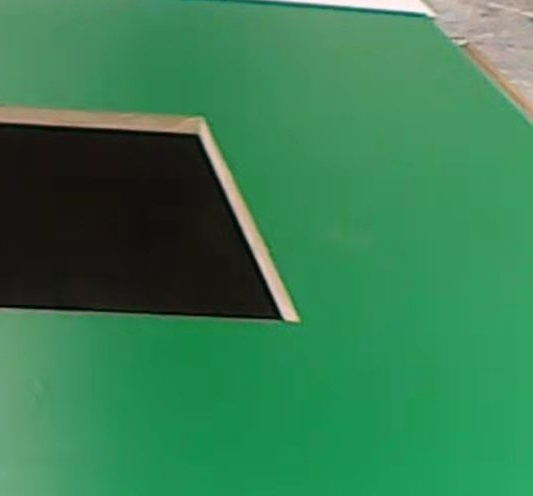
#> input picture liangguang-code/object_detection/pic/round2-1.jpg, 533 x 496 px, given in place of the camera
$ python '1-1陈源.py'
#> lines starting #> are read from the running program, lines starting #| are printed output that depends on the picture; after the words box and inside, x2 and y2 are one past the last pixel; in counts of white or black regions, pixels touching at a corner belong together
import cv2 as cv
import numpy as np
import math

camera = cv.VideoCapture(0)


color_range = {'yellow_door': [(15, 43, 46), (24, 255, 255)], 'black_door': [(0, 25, 0), (60, 255, 30)]}
Debug = True

def getAreaMaxContour(contours, area_min=36):
    contour_area_temp = 0
    contour_area_max = 0
    area_max_contour = None
    for c in contours:  # 历遍所有轮廓
        contour_area_temp = math.fabs(cv.contourArea(c))  # 计算轮廓面积
        if contour_area_temp > contour_area_max:
            contour_area_max = contour_area_temp
            if contour_area_temp > area_min:  # 只有在面积大于25时，最大面积的轮廓才是有效的，以过滤干扰
                area_max_contour = c
    return area_max_contour, contour_area_max  # 返回最大的轮廓

while(1):
    ret, org_img = camera.read()
#> org_img is the input picture: shape (496, 533, 3); mean B, G, R 82.4, 126, 54.8
    t1 = cv.getTickCount()
    border = cv.copyMakeBorder(org_img, 12, 12, 16, 16, borderType=cv.BORDER_CONSTANT, value=(255, 255, 255))
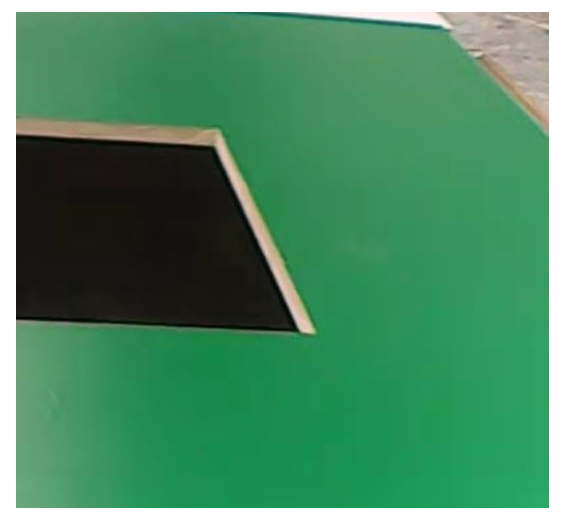
#> border: shape (520, 565, 3); mean B, G, R 99.7, 138.9, 74.8
    org_img_resize = cv.resize(border, (320, 240), interpolation=cv.INTER_CUBIC)
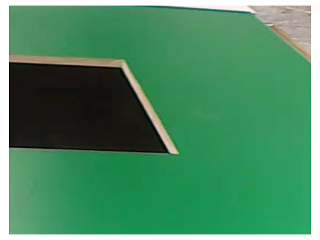
#> org_img_resize: shape (240, 320, 3); mean B, G, R 99.6, 138.9, 74.7
    frame_gauss = cv.GaussianBlur(org_img_resize, (3, 3), 0)
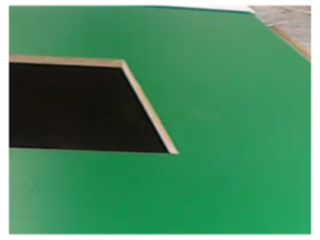
#> frame_gauss: shape (240, 320, 3); mean B, G, R 99.6, 138.9, 74.8
    frame_hsv = cv.cvtColor(frame_gauss, cv.COLOR_BGR2LAB)
#> frame_hsv: shape (240, 320, 3); mean of channels 0, 1, 2 133.5, 100.4, 143.5
    mark_yellow = cv.inRange(frame_hsv, color_range['yellow_door'][0], color_range['yellow_door'][1])
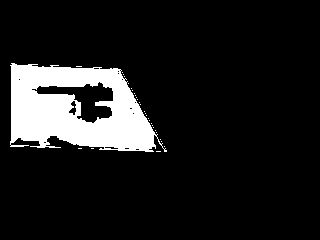
#> mark_yellow: shape (240, 320); 11.5% white; 30 white regions (29 under 20 px), largest, box (x1, y1, x2, y2) and area: (10, 63, 167, 152) 8775
    mark_black = cv.inRange(frame_hsv, color_range['black_door'][0], color_range['black_door'][1])
#> mark_black: shape (240, 320); every value is 0
    whole_mark = cv.add(mark_yellow, mark_black)
    opened = cv.morphologyEx(whole_mark, cv.MORPH_OPEN, np.ones((3, 3), np.uint8))
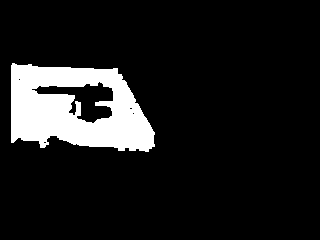
#> opened: shape (240, 320); 11.1% white; 1 white region, box (x1, y1, x2, y2) and area: (11, 63, 155, 152) 8547
    closed = cv.morphologyEx(opened, cv.MORPH_CLOSE, np.ones((3, 3), np.uint8))
#> closed: shape (240, 320); 11.2% white; 1 white region
    contours, hierarchy = cv.findContours(closed, cv.RETR_EXTERNAL, cv.CHAIN_APPROX_NONE)
#> contours = 1 contour; box (x1, y1, x2, y2) and area: (11, 63, 155, 152) 9753
    areaMaxContour, area_max = getAreaMaxContour(contours)  # 找出最大轮廓
#> the loop in getAreaMaxContour, `for c in contours:` made 1 pass
#> (contour_area_temp, contour_area_max) on pass 1: (9753, 9753)
#> after the loop in getAreaMaxContour, `for c in contours:`: area_max_contour = contour of 440 points, box (x1, y1, x2, y2) (11, 63, 155, 152), area 9753; contour_area_max = 9753
#> areaMaxContour has the same summary as area_max_contour in getAreaMaxContour; area_max = 9753
    percent = round(100 * area_max / (320 * 240), 2)  # 最大轮廓的百分比
#> percent = 12.7
    if areaMaxContour is not None:
        rect = cv.minAreaRect(areaMaxContour)  # 矩形框选
#> rect = ((82.44, 107.1), (82.94, 146), -87.8)
        box = np.int0(cv.boxPoints(rect))  # 点的坐标
#> box = [[153, 151], [7, 145], [11, 62], [156, 68]]
        if Debug:
            cv.drawContours(org_img_resize, [box], 0, (153, 200, 0), 2)  # 将最小外接矩形画在图上
    if Debug:
        cv.imshow('closed', closed)  # 显示掩模
        cv.putText(org_img_resize, 'area: ' + str(percent) + '%', (10, 100),
                   cv.FONT_HERSHEY_SIMPLEX, 0.7, (0, 0, 255), 2)
        t2 = cv.getTickCount()
        time_r = (t2 - t1) / cv.getTickFrequency()
        fps = 1.0 / time_r
        cv.putText(org_img_resize, "fps:" + str(int(fps)), (30, 200),
                   cv.FONT_HERSHEY_SIMPLEX, 0.65, (0, 0, 255), 2)
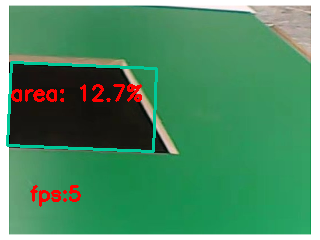
#> org_img_resize: shape (240, 320, 3); mean B, G, R 100.4, 139.9, 76.9
        # cv.moveWindow('orgFrame', img_center_x, 100)  # 显示框位置
        cv.imshow('org_img_resize', org_img_resize)  # 显示图像
        cv.waitKey(1)

    if percent > 15:
        print(percent)
        time.sleep(0.01)
    else:
        print(percent)
#| 12.7
        print("start to go")

$ run again, on liangguang-code/object_detection/pic/round2-2.jpg
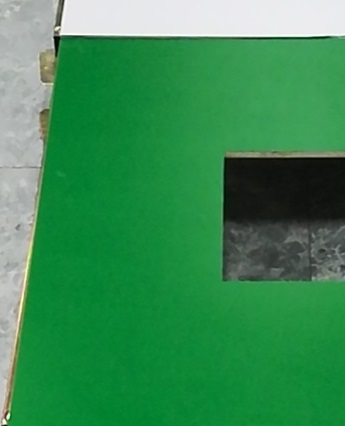
#> input picture liangguang-code/object_detection/pic/round2-2.jpg, 345 x 426 px, given in place of the camera
#> org_img is the input picture: shape (426, 345, 3); mean B, G, R 83.1, 140.4, 57.2
#> frame_hsv: shape (240, 320, 3); mean of channels 0, 1, 2 150.4, 98, 149
#> `mark_yellow = cv.inRange(frame_hsv, color_range['yellow_door'][0], col..`:
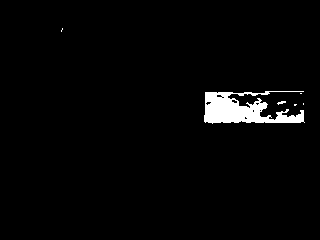
#> mark_yellow: shape (240, 320); 2.5% white; 6 white regions (4 under 20 px), largest, box (x1, y1, x2, y2) and area: (204, 91, 305, 124) 1868, (277, 101, 286, 105) 20
#> mark_black: shape (240, 320); every value is 0
#> opened: shape (240, 320); 2.2% white; 4 white regions (3 under 20 px), largest, box (x1, y1, x2, y2) and area: (204, 92, 304, 123) 1658
#> closed: shape (240, 320); 2.3% white; 4 white regions (3 under 20 px)
#> contours = 4 contours, 3 with area under 20; largest, box (x1, y1, x2, y2) and area: (204, 92, 304, 123) 1554
#> the loop in getAreaMaxContour, `for c in contours:` made 4 passes
#> (contour_area_temp, contour_area_max) on pass 3: (1554.5, 1554.5)
#> after the loop in getAreaMaxContour, `for c in contours:`: area_max_contour = contour of 287 points, box (x1, y1, x2, y2) (204, 92, 304, 123), area 1554; contour_area_max = 1554.5
#> areaMaxContour has the same summary as area_max_contour in getAreaMaxContour
#> percent = 2.02
#> rect = ((253.5, 107), (30, 99), -90)
#> box = [[303, 122], [204, 122], [204, 92], [303, 92]]
#> `cv.putText(org_img_resize, "fps:" + str(int(fps)), (30, 200), cv.FONT_..`:
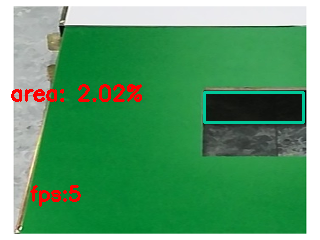
#> org_img_resize: shape (240, 320, 3); mean B, G, R 106, 155, 86.7
#| 2.02

$ run again, on liangguang-code/object_detection/pic/round2.jpg
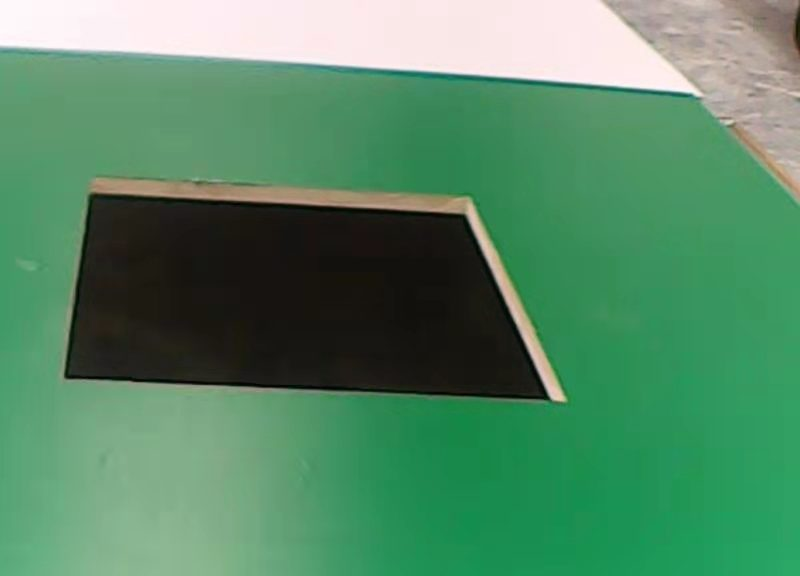
#> input picture liangguang-code/object_detection/pic/round2.jpg, 800 x 576 px, given in place of the camera
#> org_img is the input picture: shape (576, 800, 3); mean B, G, R 102.6, 137.2, 85.7
#> frame_hsv: shape (240, 320, 3); mean of channels 0, 1, 2 142.9, 106.7, 140.9
#> `mark_yellow = cv.inRange(frame_hsv, color_range['yellow_door'][0], col..`:
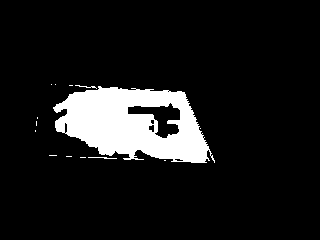
#> mark_yellow: shape (240, 320); 10.3% white; 14 white regions (11 under 20 px), largest, box (x1, y1, x2, y2) and area: (53, 86, 215, 163) 7777, (88, 157, 117, 159) 32, (75, 85, 97, 89) 27
#> mark_black: shape (240, 320); every value is 0
#> opened: shape (240, 320); 10% white; 1 white region, box (x1, y1, x2, y2) and area: (54, 87, 209, 163) 7648
#> closed: shape (240, 320); 10% white; 1 white region
#> contours = 1 contour; box (x1, y1, x2, y2) and area: (54, 87, 209, 163) 8314
#> the loop in getAreaMaxContour, `for c in contours:` made 1 pass
#> (contour_area_temp, contour_area_max) on pass 1: (8314.5, 8314.5)
#> after the loop in getAreaMaxContour, `for c in contours:`: area_max_contour = contour of 419 points, box (x1, y1, x2, y2) (54, 87, 209, 163), area 8314; contour_area_max = 8314.5
#> areaMaxContour has the same summary as area_max_contour in getAreaMaxContour
#> percent = 10.83
#> rect = ((131.3, 122.9), (70.28, 156.4), -86.25)
#> box = [[207, 163], [50, 152], [55, 82], [211, 92]]
#> `cv.putText(org_img_resize, "fps:" + str(int(fps)), (30, 200), cv.FONT_..`:
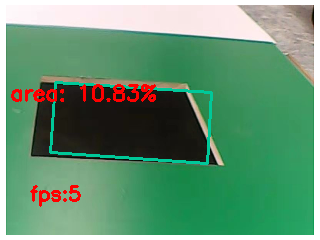
#> org_img_resize: shape (240, 320, 3); mean B, G, R 114.7, 146.7, 101.1
#| 10.83
